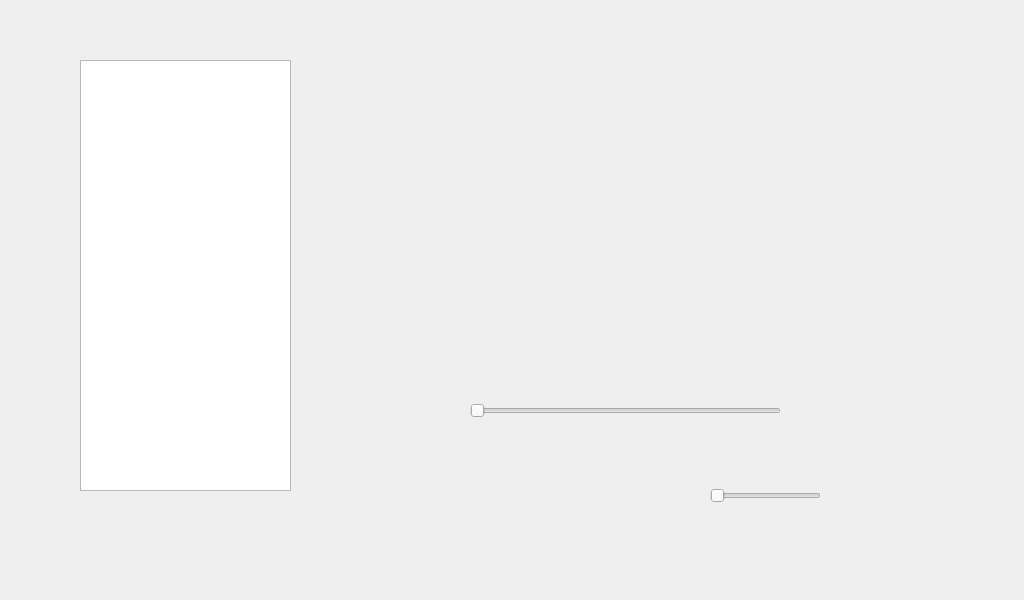
<?xml version="1.0" encoding="UTF-8"?>
<ui version="4.0">
 <class>MainWindow</class>
 <widget class="QMainWindow" name="MainWindow">
  <property name="geometry">
   <rect>
    <x>0</x>
    <y>0</y>
    <width>1024</width>
    <height>600</height>
   </rect>
  </property>
  <property name="minimumSize">
   <size>
    <width>1024</width>
    <height>600</height>
   </size>
  </property>
  <property name="maximumSize">
   <size>
    <width>1024</width>
    <height>600</height>
   </size>
  </property>
  <property name="windowTitle">
   <string>MainWindow</string>
  </property>
  <widget class="QWidget" name="centralWidget">
   <widget class="QListWidget" name="listWidget">
    <property name="geometry">
     <rect>
      <x>80</x>
      <y>60</y>
      <width>211</width>
      <height>431</height>
     </rect>
    </property>
   </widget>
   <widget class="QWidget" name="verticalLayoutWidget">
    <property name="geometry">
     <rect>
      <x>520</x>
      <y>60</y>
      <width>401</width>
      <height>261</height>
     </rect>
    </property>
    <layout class="QVBoxLayout" name="verticalLayout">
     <item>
      <spacer name="verticalSpacer">
       <property name="orientation">
        <enum>Qt::Vertical</enum>
       </property>
       <property name="sizeHint" stdset="0">
        <size>
         <width>20</width>
         <height>40</height>
        </size>
       </property>
      </spacer>
     </item>
     <item>
      <widget class="QLabel" name="label_1">
       <property name="palette">
        <palette>
         <active>
          <colorrole role="WindowText">
           <brush brushstyle="SolidPattern">
            <color alpha="255">
             <red>239</red>
             <green>41</green>
             <blue>41</blue>
            </color>
           </brush>
          </colorrole>
         </active>
         <inactive>
          <colorrole role="WindowText">
           <brush brushstyle="SolidPattern">
            <color alpha="255">
             <red>239</red>
             <green>41</green>
             <blue>41</blue>
            </color>
           </brush>
          </colorrole>
         </inactive>
         <disabled>
          <colorrole role="WindowText">
           <brush brushstyle="SolidPattern">
            <color alpha="255">
             <red>190</red>
             <green>190</green>
             <blue>190</blue>
            </color>
           </brush>
          </colorrole>
         </disabled>
        </palette>
       </property>
       <property name="font">
        <font>
         <pointsize>14</pointsize>
        </font>
       </property>
       <property name="text">
        <string/>
       </property>
      </widget>
     </item>
     <item>
      <spacer name="verticalSpacer_2">
       <property name="orientation">
        <enum>Qt::Vertical</enum>
       </property>
       <property name="sizeHint" stdset="0">
        <size>
         <width>20</width>
         <height>40</height>
        </size>
       </property>
      </spacer>
     </item>
     <item>
      <widget class="QLabel" name="label_2">
       <property name="text">
        <string/>
       </property>
      </widget>
     </item>
     <item>
      <spacer name="verticalSpacer_3">
       <property name="orientation">
        <enum>Qt::Vertical</enum>
       </property>
       <property name="sizeHint" stdset="0">
        <size>
         <width>20</width>
         <height>40</height>
        </size>
       </property>
      </spacer>
     </item>
     <item>
      <widget class="QLabel" name="label_3">
       <property name="text">
        <string/>
       </property>
      </widget>
     </item>
     <item>
      <spacer name="verticalSpacer_4">
       <property name="orientation">
        <enum>Qt::Vertical</enum>
       </property>
       <property name="sizeHint" stdset="0">
        <size>
         <width>20</width>
         <height>40</height>
        </size>
       </property>
      </spacer>
     </item>
     <item>
      <widget class="QLabel" name="label_4">
       <property name="text">
        <string/>
       </property>
      </widget>
     </item>
     <item>
      <spacer name="verticalSpacer_5">
       <property name="orientation">
        <enum>Qt::Vertical</enum>
       </property>
       <property name="sizeHint" stdset="0">
        <size>
         <width>20</width>
         <height>40</height>
        </size>
       </property>
      </spacer>
     </item>
     <item>
      <widget class="QLabel" name="label_5">
       <property name="text">
        <string/>
       </property>
      </widget>
     </item>
    </layout>
   </widget>
   <widget class="QSlider" name="time">
    <property name="geometry">
     <rect>
      <x>470</x>
      <y>400</y>
      <width>311</width>
      <height>21</height>
     </rect>
    </property>
    <property name="orientation">
     <enum>Qt::Horizontal</enum>
    </property>
   </widget>
   <widget class="QSlider" name="volume">
    <property name="geometry">
     <rect>
      <x>710</x>
      <y>480</y>
      <width>111</width>
      <height>31</height>
     </rect>
    </property>
    <property name="orientation">
     <enum>Qt::Horizontal</enum>
    </property>
   </widget>
   <widget class="QPushButton" name="pushButton_pause">
    <property name="geometry">
     <rect>
      <x>480</x>
      <y>480</y>
      <width>41</width>
      <height>31</height>
     </rect>
    </property>
    <property name="text">
     <string/>
    </property>
    <property name="flat">
     <bool>true</bool>
    </property>
   </widget>
   <widget class="QPushButton" name="pushButton_pre">
    <property name="geometry">
     <rect>
      <x>430</x>
      <y>480</y>
      <width>31</width>
      <height>31</height>
     </rect>
    </property>
    <property name="text">
     <string/>
    </property>
    <property name="icon">
     <iconset resource="image.qrc">
      <normaloff>:/image/song_pre.png</normaloff>:/image/song_pre.png</iconset>
    </property>
    <property name="iconSize">
     <size>
      <width>25</width>
      <height>25</height>
     </size>
    </property>
    <property name="checkable">
     <bool>false</bool>
    </property>
    <property name="flat">
     <bool>true</bool>
    </property>
   </widget>
   <widget class="QPushButton" name="pushButton_next">
    <property name="geometry">
     <rect>
      <x>540</x>
      <y>480</y>
      <width>31</width>
      <height>31</height>
     </rect>
    </property>
    <property name="text">
     <string/>
    </property>
    <property name="icon">
     <iconset resource="image.qrc">
      <normaloff>:/image/song_next.png</normaloff>:/image/song_next.png</iconset>
    </property>
    <property name="iconSize">
     <size>
      <width>25</width>
      <height>25</height>
     </size>
    </property>
    <property name="flat">
     <bool>true</bool>
    </property>
   </widget>
   <widget class="QPushButton" name="pushButton_back">
    <property name="geometry">
     <rect>
      <x>380</x>
      <y>480</y>
      <width>31</width>
      <height>31</height>
     </rect>
    </property>
    <property name="text">
     <string/>
    </property>
    <property name="icon">
     <iconset resource="image.qrc">
      <normaloff>:/image/song_back.png</normaloff>:/image/song_back.png</iconset>
    </property>
    <property name="iconSize">
     <size>
      <width>25</width>
      <height>25</height>
     </size>
    </property>
    <property name="flat">
     <bool>true</bool>
    </property>
   </widget>
   <widget class="QPushButton" name="pushButton_front">
    <property name="geometry">
     <rect>
      <x>590</x>
      <y>480</y>
      <width>31</width>
      <height>31</height>
     </rect>
    </property>
    <property name="text">
     <string/>
    </property>
    <property name="icon">
     <iconset resource="image.qrc">
      <normaloff>:/image/song_front.png</normaloff>:/image/song_front.png</iconset>
    </property>
    <property name="iconSize">
     <size>
      <width>25</width>
      <height>25</height>
     </size>
    </property>
    <property name="flat">
     <bool>true</bool>
    </property>
   </widget>
   <widget class="QPushButton" name="pushButton_mute">
    <property name="geometry">
     <rect>
      <x>670</x>
      <y>480</y>
      <width>31</width>
      <height>31</height>
     </rect>
    </property>
    <property name="text">
     <string/>
    </property>
    <property name="flat">
     <bool>true</bool>
    </property>
   </widget>
   <widget class="QLabel" name="label_currenttime">
    <property name="geometry">
     <rect>
      <x>420</x>
      <y>390</y>
      <width>71</width>
      <height>31</height>
     </rect>
    </property>
    <property name="text">
     <string/>
    </property>
   </widget>
   <widget class="QLabel" name="label_fulltime">
    <property name="geometry">
     <rect>
      <x>790</x>
      <y>390</y>
      <width>81</width>
      <height>31</height>
     </rect>
    </property>
    <property name="text">
     <string/>
    </property>
   </widget>
  </widget>
 </widget>
 <layoutdefault spacing="6" margin="11"/>
 <resources>
  <include location="image.qrc"/>
 </resources>
 <connections/>
</ui>
